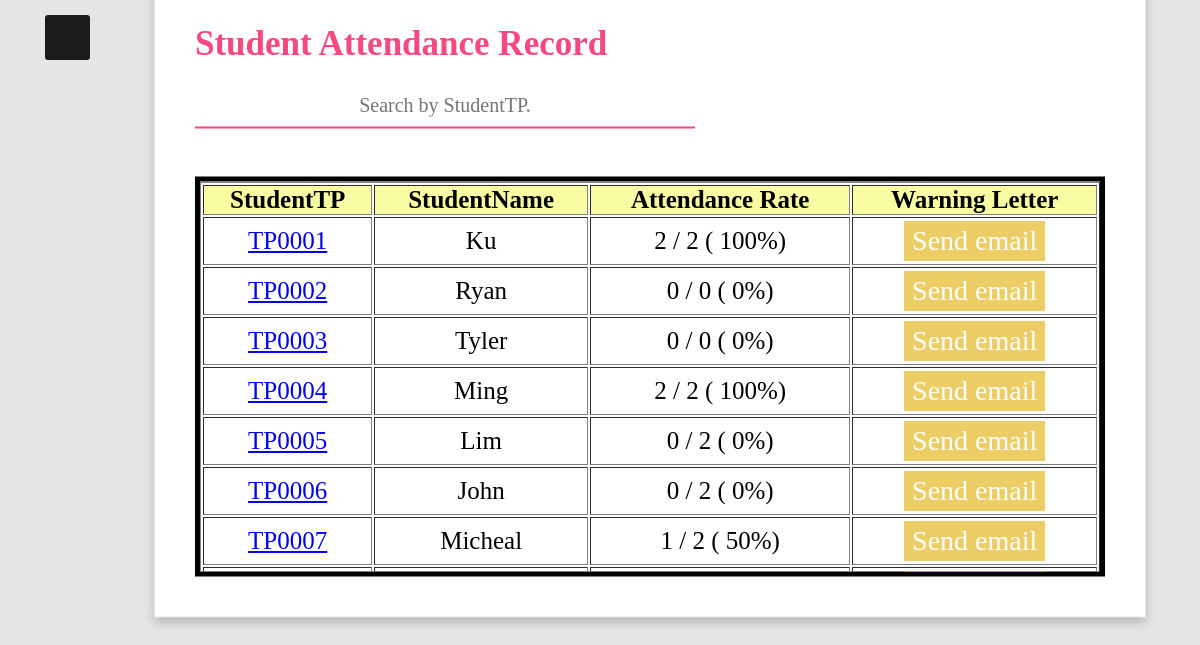
Page /management/attendance/attendance_student.php (signed in) on the committed database.
### tables this page shows
CREATE TABLE IF NOT EXISTS `student` (
  `StudentTP` varchar(25) NOT NULL,
  `StudentName` varchar(255) NOT NULL,
  `Password` varchar(255) NOT NULL,
  `CourseID` varchar(255) NOT NULL,
  PRIMARY KEY (`StudentTP`)
);

### management/attendance/attendance_student.php (the view, shortened to what this page needs)
<!DOCTYPE html>
<html>
	<head>
		<link href = "../management.css" rel = "stylesheet">
	</head>
	<body>
		<div class ="btn">
				<span class ="fas fa-bars"></span>
				</div>
			<div class="box">
				<h2>Student Attendance Record</h2>
				<input type="text" id="SearchBoxTP" onkeyup="SearchTP()" placeholder="Search by StudentTP."><br><br>
				<div class='scroll-table'>
					<table border = 1 style = 'text-align: center; width: 900px; font-size:25px;' id="Student_List" >
						<tr bgcolor = 'f8fca2'>
							<th>StudentTP</th>
							<th>StudentName</th>
							<th>Attendance Rate</th>
							<th>Warning Letter</th>
						</tr>
						<?php
						$sql = "Select * from student ORDER BY StudentTP";
						$result = $conn ->query($sql);
						if (!empty($result) && $result->num_rows > 0) {
							for ($i = 0; $i < mysqli_num_rows($result); $i++){
								$row  = mysqli_fetch_assoc($result);
								$sql2 = "SELECT COUNT(StudentTP) as Total_Class from attendance_detail where StudentTP  = '".$row['StudentTP']."'";
								$result2 = $conn ->query($sql2);
								$row2  = mysqli_fetch_assoc($result2);
								$Total_Class = $row2['Total_Class'];
								$sql3 = "SELECT COUNT(Attend_Status) as Present_Amount from attendance_detail where StudentTP  = '".$row['StudentTP']."' AND Attend_Status='Present'";
								$result3 = $conn ->query($sql3);
								$row3  = mysqli_fetch_assoc($result3);
								$Present_Amount = $row3['Present_Amount'];
								if ($Total_Class == 0) {
									$Percentage = 0;
								} else {
									$Percentage = round((($Present_Amount / $Total_Class) * 100), 1);
								}
								echo '<tr>';
								echo '<td><a href = "attendance_student_details.php?StudentTP='.$row['StudentTP'].'">'.$row['StudentTP'].'</a></td>';
								echo '<td>'.$row['StudentName'].'</td>';
								echo '<td>'.$Present_Amount.' / '.$Total_Class.' ( '.$Percentage.'%)</td>';
								echo '<td><button class="editbutton" onclick="Send_email()">Send email</button></td>';
								echo '</tr>';
							}
						}
						?>
					</table>
				</div>
		</div>
	</body>
</html>

### management/management.css (style rules this page uses)
* { margin: 0; padding: 0; user-select: none; box-sizing: border-box; font-family: 'Poppins', 'sans serif'; }
body { margin: 0; padding: 0; font-family: sans-serif; background-color: #e6e6e6; background-repeat: no-repeat; background-size: cover; }
.btn { position: absolute; z-index: 3; top: 15px; left: 45px; height: 45px; width: 45px; text-align: center; background: #1b1b1b; border-radius: 3px; cursor: pointer; transition: left 0.4s ease; }
.btn span { color: white; font-size: 30px; line-height: 45px; }
.box { position: absolute; z-index: 2; left: 50%; transform: translate(-50%,-50%); width: auto; height: auto; max-height:675px; background: #fff; padding: 40px; margin: 50px; box-sizing: border-box; border: 1px solid rgba(0,0,0,.1); box-shadow: 0 5px 10px rgba(0,0,0,.2); margin-top: 25%; }
.box h2 { margin: 0 0 20px; padding: 0; color: #f7497d; text-transform: capitalize; font-size: 35px; }
.box input { padding: 10px 0; margin-bottom: 30px; width: 100%; max-width: 500px; font-size: 20px; justify-content: center; box-sizing: border-box; box-shadow: none; outline: none; border: none; border-bottom: 2px solid #999; font-size: 20px; text-align: center; }
.box input:focus, .box textarea:focus, .box input:valid, .box textarea:valid { border-bottom: 2px solid #f7497d; }
.scroll-table { overflow-y: auto; height:auto; max-height:400px; width: 100%; border-color: black; border-style: solid ; border: 5px solid black; }
.editbutton { background-color: #E1AD01; border: none; color: white; padding: 4px 8px; text-align: center; font-size: 28px; margin: 3px 2px; opacity: 0.6; transition: 0.3s; display: inline-block; text-decoration: none; cursor: pointer; }

### rows in the picture
student: StudentTP "TP0001", StudentName "Ku", Present_Amount "2", Total_Class "2", Percentage "100"
student: StudentTP "TP0002", StudentName "Ryan", Present_Amount "0", Total_Class "0", Percentage "0"
student: StudentTP "TP0003", StudentName "Tyler", Present_Amount "0", Total_Class "0", Percentage "0"
student: StudentTP "TP0004", StudentName "Ming", Present_Amount "2", Total_Class "2", Percentage "100"
student: StudentTP "TP0005", StudentName "Lim", Present_Amount "0", Total_Class "2", Percentage "0"
student: StudentTP "TP0006", StudentName "John", Present_Amount "0", Total_Class "2", Percentage "0"
student: StudentTP "TP0007", StudentName "Micheal", Present_Amount "1", Total_Class "2", Percentage "50"
